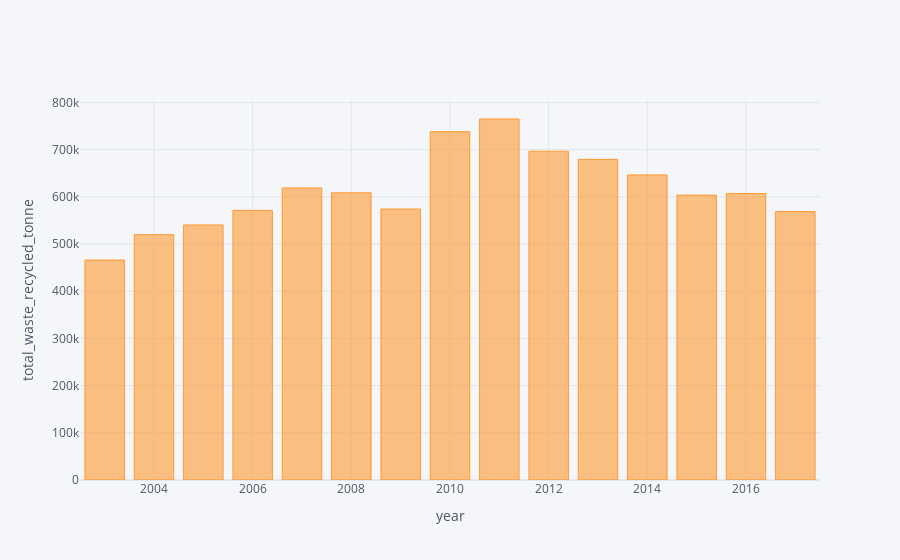

The cell this chart's notebook holds for it:
### Code cell
paper.iplot(x = 'year', y = 'total_waste_recycled_tonne', kind= 'bar', xTitle = 'year' , yTitle= 'total_waste_recycled_tonne')

### Figure 1 — Plotly figure (JSON) as saved in the notebook; plotly's stock layout.template omitted (floating-point values rounded to 4 significant figures)
{"data": [{"marker": {"color": "rgba(255, 153, 51, 0.6)", "line": {"color": "rgba(255, 153, 51, 1.0)", "width": 1}}, "name": "total_waste_recycled_tonne", "orientation": "v", "text": "", "type": "bar", "x": [2016, 2015, 2014, 2013, 2012, 2011, 2010, 2009, 2008, 2007, 2006, 2005, 2004, 2003, 2017], "y": [607100, 603700, 646500, 679400, 696700, 765000, 738200, 574200, 608600, 619000, 571400, 540500, 519900, 466200, 568800]}], "layout": {"legend": {"bgcolor": "#F5F6F9", "font": {"color": "#4D5663"}}, "paper_bgcolor": "#F5F6F9", "plot_bgcolor": "#F5F6F9", "title": {"font": {"color": "#4D5663"}}, "xaxis": {"gridcolor": "#E1E5ED", "showgrid": true, "tickfont": {"color": "#4D5663"}, "title": {"font": {"color": "#4D5663"}, "text": "year"}, "zerolinecolor": "#E1E5ED"}, "yaxis": {"gridcolor": "#E1E5ED", "showgrid": true, "tickfont": {"color": "#4D5663"}, "title": {"font": {"color": "#4D5663"}, "text": "total_waste_recycled_tonne"}, "zerolinecolor": "#E1E5ED"}}}
